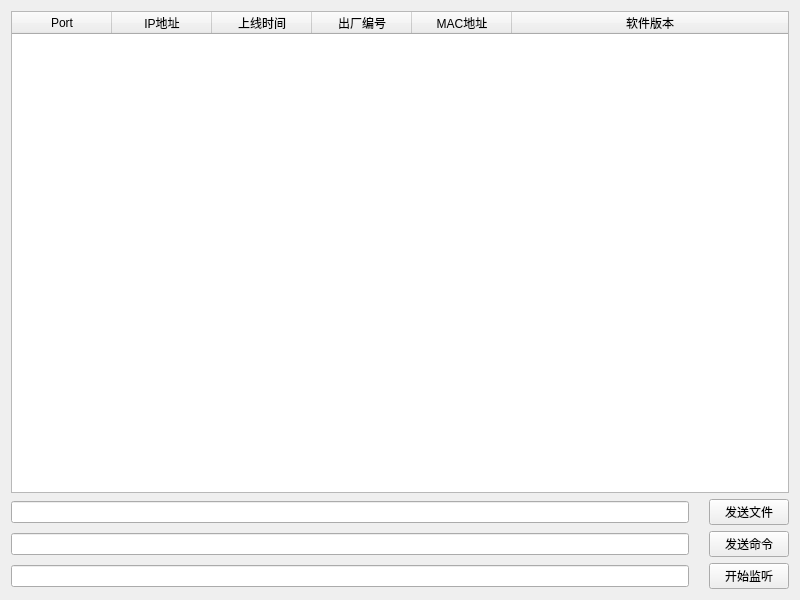
<?xml version="1.0" encoding="UTF-8"?>
<ui version="4.0">
 <class>CWinServer</class>
 <widget class="QWidget" name="CWinServer">
  <property name="geometry">
   <rect>
    <x>0</x>
    <y>0</y>
    <width>800</width>
    <height>600</height>
   </rect>
  </property>
  <property name="acceptDrops">
   <bool>true</bool>
  </property>
  <property name="windowTitle">
   <string>青岛艾普智能仪器服务端V0.1by赵楠林</string>
  </property>
  <layout class="QVBoxLayout" name="verticalLayout">
   <item>
    <widget class="QTableWidget" name="tabTcp">
     <property name="selectionBehavior">
      <enum>QAbstractItemView::SelectRows</enum>
     </property>
     <attribute name="horizontalHeaderHighlightSections">
      <bool>false</bool>
     </attribute>
     <attribute name="horizontalHeaderStretchLastSection">
      <bool>true</bool>
     </attribute>
     <attribute name="verticalHeaderHighlightSections">
      <bool>false</bool>
     </attribute>
     <column>
      <property name="text">
       <string>Port</string>
      </property>
     </column>
     <column>
      <property name="text">
       <string>IP地址</string>
      </property>
     </column>
     <column>
      <property name="text">
       <string>上线时间</string>
      </property>
     </column>
     <column>
      <property name="text">
       <string>出厂编号</string>
      </property>
     </column>
     <column>
      <property name="text">
       <string>MAC地址</string>
      </property>
     </column>
     <column>
      <property name="text">
       <string>软件版本</string>
      </property>
     </column>
    </widget>
   </item>
   <item>
    <layout class="QHBoxLayout" name="LayoutB">
     <property name="spacing">
      <number>20</number>
     </property>
     <item>
      <widget class="QLineEdit" name="EditB">
       <property name="acceptDrops">
        <bool>false</bool>
       </property>
       <property name="text">
        <string/>
       </property>
      </widget>
     </item>
     <item>
      <widget class="QPushButton" name="KeyFile">
       <property name="text">
        <string>发送文件</string>
       </property>
      </widget>
     </item>
    </layout>
   </item>
   <item>
    <layout class="QHBoxLayout" name="LayoutA">
     <property name="spacing">
      <number>20</number>
     </property>
     <item>
      <widget class="QLineEdit" name="EditA">
       <property name="acceptDrops">
        <bool>false</bool>
       </property>
       <property name="text">
        <string/>
       </property>
      </widget>
     </item>
     <item>
      <widget class="QPushButton" name="KeyCmd">
       <property name="text">
        <string>发送命令</string>
       </property>
      </widget>
     </item>
    </layout>
   </item>
   <item>
    <layout class="QHBoxLayout" name="LayoutC">
     <property name="spacing">
      <number>20</number>
     </property>
     <item>
      <widget class="QLineEdit" name="EditC">
       <property name="acceptDrops">
        <bool>false</bool>
       </property>
      </widget>
     </item>
     <item>
      <widget class="QPushButton" name="KeyBegin">
       <property name="text">
        <string>开始监听</string>
       </property>
      </widget>
     </item>
    </layout>
   </item>
  </layout>
 </widget>
 <resources/>
 <connections/>
</ui>
